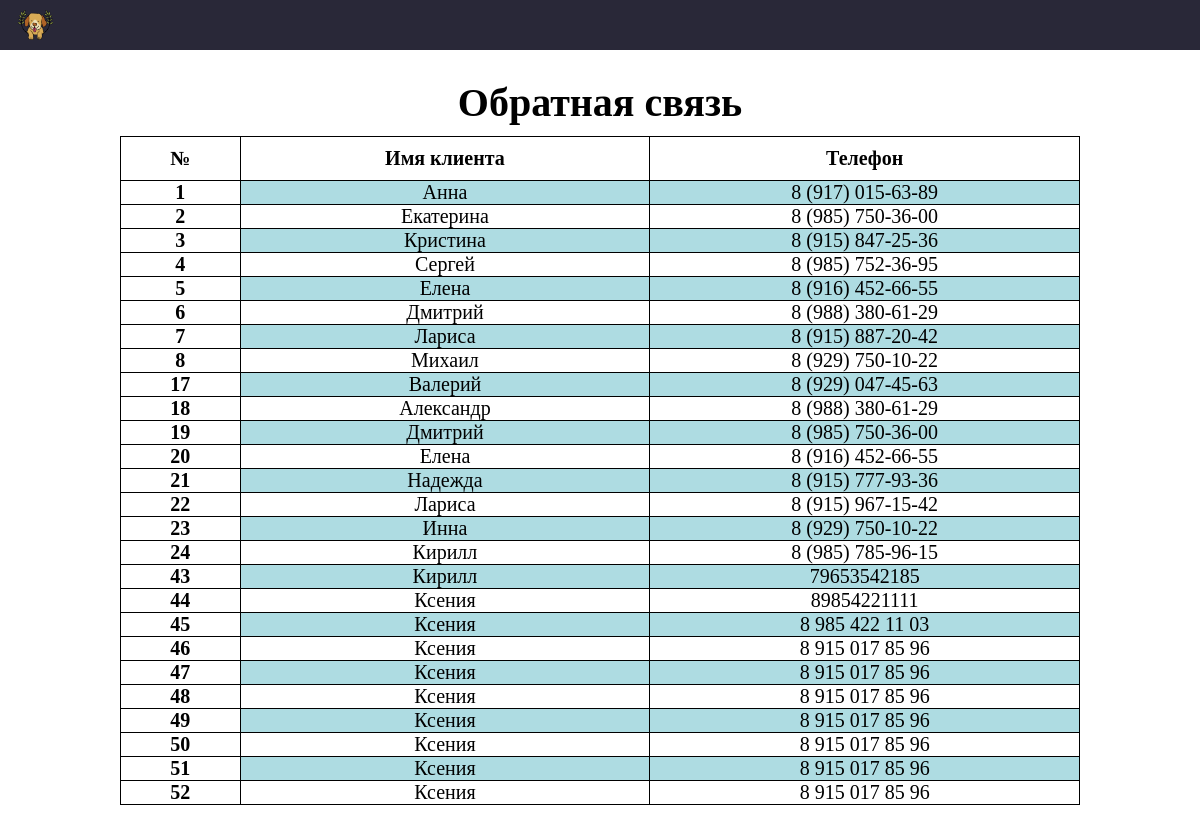
Page /feedback.php on the committed database.
### tables this page shows
CREATE TABLE `feedback` (
  `ID_feedback` int(11) NOT NULL,
  `receiver_name` varchar(100) NOT NULL,
  `phone` varchar(100) NOT NULL
);

### feedback.php (the view)
<?php
require_once ('sql_connect.php');
require_once ('admin/header_admin.php');
?>
<br><br><br>
<div class="goods">
    <table class="goods_table" cellspacing='0'>
        <caption>Обратная связь</caption>
        <tr>
            <th>№</th>
            <th>Имя клиента</th>
            <th>Телефон</th>
        </tr>
        <?php
        $sql = mysqli_query($link,"SELECT `ID_feedback`, `receiver_name`, `phone` FROM `feedback`");
        while ($result = mysqli_fetch_array($sql)){
            echo '<tr>
                            <td style="font-weight:bold;  background:#ffffff;">'.$result['ID_feedback'].'</td>
                            <td>'.$result['receiver_name'].'</td>
                            <td>'.$result['phone'].'</td>
                    </tr>';
        }
        ?>
    </table></div><br><br><br><br><br><br>

### admin/header_admin.php (shortened to what this page needs)
<!doctype html>
<html>
<head>
    <link rel="stylesheet" type="text/css" href="style.css">
    <link rel="stylesheet" type="text/css" href="../slick-master/slick/slick-theme.css">
    <link rel="stylesheet" type="text/css" href="../slick-master/slick/slick.css">
    <link href="../fonts/OpenSans/opensans.css" rel="stylesheet" type="text/css">
</head>
        <body>
        <header id="admin_index">
                <a href="index.php"> <img src = "images/lotus.png" class = "menu_img"></a>
        </header>

### style.css (style rules this page uses)
body { margin: 0 auto; width:100%; font:20px "Merriweather"; height: 100%; }
header { width: 100%; position: fixed; z-index: 150; color: rgb(255, 255, 255); height: 54px; background: -webkit-linear-gradient(left, #f03c3c 16%, #ffa500 100%); }
.menu_img { margin: 10px 0px 0px 152px; }
a { color: white; text-decoration: none; }
.basket_img , .menu_img { width: 35px; height: 30px; }
.goods { width: 80%; margin: 0 auto; }
.goods_table { width: 100%; border-collapse: collapse; text-align: center; }
.goods_table caption { font-weight: bold; font-size: 2em; padding: 10px; color: #000000; }
.goods_table th { padding: 10px; background-color: #ffffffcf; border: 1px solid #000000; color: #000; }
.goods_table td { border: 1px solid #000000; }
.goods_table tr:nth-child(odd) { background: white; }
.goods_table tr:nth-child(even) { background: #aedce2; }
#admin_index { width: 100%; position: fixed; z-index: 150; color: rgb(255, 255, 255); height: 50px; background: #292838; }
@media (max-width:1300px) and (min-width:000px) { header { width:100%; } }
@media (max-width:1300px) and (min-width:000px) { .menu_img { margin: 10px 0px 0px 18px; } }

### rows in the picture
feedback: ID_feedback "1", receiver_name "Анна", phone "8 (917) 015-63-89"
feedback: ID_feedback "2", receiver_name "Екатерина", phone "8 (985) 750-36-00"
feedback: ID_feedback "3", receiver_name "Кристина", phone "8 (915) 847-25-36"
feedback: ID_feedback "4", receiver_name "Сергей", phone "8 (985) 752-36-95"
feedback: ID_feedback "5", receiver_name "Елена", phone "8 (916) 452-66-55"
feedback: ID_feedback "6", receiver_name "Дмитрий", phone "8 (988) 380-61-29"
feedback: ID_feedback "7", receiver_name "Лариса", phone "8 (915) 887-20-42"
feedback: ID_feedback "8", receiver_name "Михаил", phone "8 (929) 750-10-22"
feedback: ID_feedback "17", receiver_name "Валерий", phone "8 (929) 047-45-63"
feedback: ID_feedback "18", receiver_name "Александр", phone "8 (988) 380-61-29"
feedback: ID_feedback "19", receiver_name "Дмитрий", phone "8 (985) 750-36-00"
feedback: ID_feedback "20", receiver_name "Елена", phone "8 (916) 452-66-55"
feedback: ID_feedback "21", receiver_name "Надежда", phone "8 (915) 777-93-36"
feedback: ID_feedback "22", receiver_name "Лариса", phone "8 (915) 967-15-42"
feedback: ID_feedback "23", receiver_name "Инна", phone "8 (929) 750-10-22"
feedback: ID_feedback "24", receiver_name "Кирилл", phone "8 (985) 785-96-15"
feedback: ID_feedback "43", receiver_name "Кирилл", phone "79653542185"
feedback: ID_feedback "44", receiver_name "Ксения", phone "89854221111"
feedback: ID_feedback "45", receiver_name "Ксения", phone "8 985 422 11 03"
feedback: ID_feedback "46", receiver_name "Ксения", phone "8 915 017 85 96"
feedback: ID_feedback "47", receiver_name "Ксения", phone "8 915 017 85 96"
feedback: ID_feedback "48", receiver_name "Ксения", phone "8 915 017 85 96"
feedback: ID_feedback "49", receiver_name "Ксения", phone "8 915 017 85 96"
feedback: ID_feedback "50", receiver_name "Ксения", phone "8 915 017 85 96"
feedback: ID_feedback "51", receiver_name "Ксения", phone "8 915 017 85 96"
feedback: ID_feedback "52", receiver_name "Ксения", phone "8 915 017 85 96"
